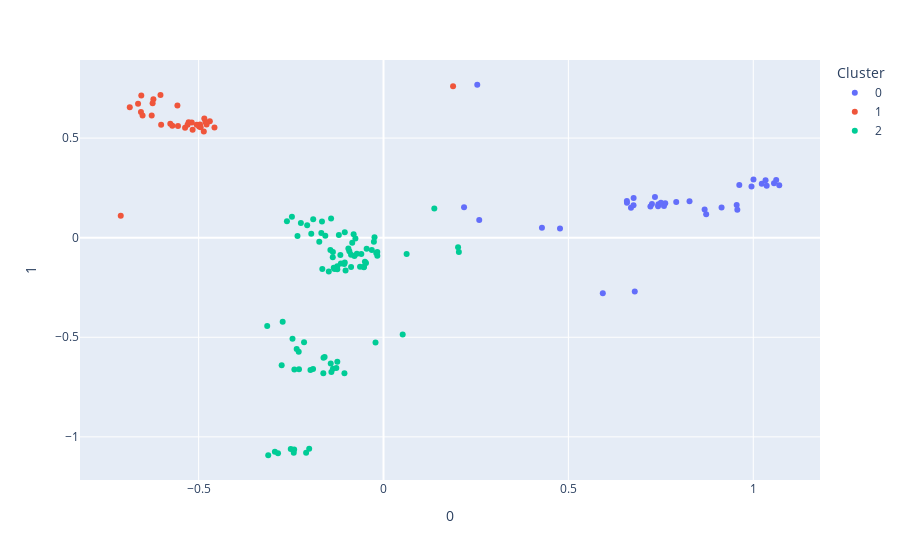

The code cell stored with this chart in its notebook:
### Code cell
kmeans_data = kmeans(dataframe=pokemon_df_scaled, n_cluster=3) # Ja

### Figure 1 — Plotly figure (JSON) as saved in the notebook; plotly's stock layout.template omitted (floating-point values rounded to 4 significant figures)
{"data": [{"customdata": [["bulbasaur"], ["ivysaur"], ["venusaur"], ["kakuna"], ["beedrill"], ["weedle"], ["arbok"], ["ekans"], ["nidoran-m"], ["nidoqueen"], ["nidorina"], ["nidoran-f"], ["vileplume"], ["paras"], ["nidoking"], ["nidorino"], ["zubat"], ["golbat"], ["oddish"], ["gloom"], ["venonat"], ["venomoth"], ["parasect"], ["haunter"], ["grimer"], ["gengar"], ["gastly"], ["muk"], ["bellsprout"], ["weepinbell"], ["victreebel"], ["tentacool"], ["exeggcute"], ["weezing"], ["koffing"], ["tangela"]], "hovertemplate": "Cluster=0<br>0=%{x}<br>1=%{y}<br>Name=%{customdata[0]}<extra></extra>", "legendgroup": "0", "marker": {"color": "#636efa", "symbol": "circle"}, "mode": "markers", "name": "0", "orientation": "v", "showlegend": true, "type": "scatter", "x": [1.056, 1.023, 0.9622, 0.9551, 0.8726, 0.9569, 0.6692, 0.7425, 0.7585, 0.6581, 0.7259, 0.7619, 1.001, 0.4773, 0.6584, 0.7219, 0.6795, 0.5931, 1.062, 1.033, 0.9143, 0.8685, 0.4285, 0.7916, 0.7435, 0.7502, 0.8276, 0.6761, 1.07, 1.036, 0.9952, 0.2535, 0.2178, 0.6764, 0.7341, 0.2589], "xaxis": "x", "y": [0.2736, 0.2705, 0.2651, 0.1645, 0.1178, 0.1402, 0.1498, 0.1584, 0.1586, 0.1837, 0.1691, 0.1723, 0.2924, 0.04631, 0.1749, 0.1565, -0.2708, -0.2786, 0.2901, 0.2885, 0.152, 0.1421, 0.05032, 0.1793, 0.168, 0.1754, 0.1824, 0.1625, 0.2638, 0.2608, 0.2575, 0.7678, 0.1526, 0.199, 0.2042, 0.08837], "yaxis": "y"}, {"customdata": [["dewgong"], ["seel"], ["cloyster"], ["slowbro"], ["seadra"], ["starmie"], ["staryu"], ["seaking"], ["kingler"], ["goldeen"], ["horsea"], ["krabby"], ["poliwhirl"], ["psyduck"], ["golduck"], ["poliwag"], ["shellder"], ["tentacruel"], ["slowpoke"], ["poliwrath"], ["blastoise"], ["wartortle"], ["squirtle"], ["kabutops"], ["vaporeon"], ["lapras"], ["gyarados"], ["magikarp"], ["omanyte"], ["omastar"], ["kabuto"]], "hovertemplate": "Cluster=1<br>0=%{x}<br>1=%{y}<br>Name=%{customdata[0]}<extra></extra>", "legendgroup": "1", "marker": {"color": "#EF553B", "symbol": "circle"}, "mode": "markers", "name": "1", "orientation": "v", "showlegend": true, "type": "scatter", "x": [-0.6269, -0.4964, -0.6638, -0.6223, -0.527, -0.656, -0.4987, -0.5366, -0.5711, -0.4945, -0.4697, -0.5052, -0.5163, -0.4785, -0.5559, -0.486, -0.4846, 0.1881, -0.5574, -0.6014, -0.5766, -0.5185, -0.4817, -0.6862, -0.5299, -0.6517, -0.7106, -0.4571, -0.6032, -0.6551, -0.6244], "xaxis": "x", "y": [0.6129, 0.5685, 0.6722, 0.6948, 0.58, 0.6309, 0.5583, 0.5515, 0.5616, 0.5543, 0.5851, 0.5675, 0.5422, 0.5676, 0.5607, 0.5335, 0.5981, 0.7602, 0.6631, 0.5671, 0.5726, 0.5778, 0.581, 0.6543, 0.567, 0.6129, 0.11, 0.5536, 0.7161, 0.7139, 0.6743], "yaxis": "y"}, {"customdata": [["arcanine"], ["primeape"], ["dugtrio"], ["persian"], ["mankey"], ["kadabra"], ["abra"], ["growlithe"], ["jigglypuff"], ["clefable"], ["clefairy"], ["ninetales"], ["vulpix"], ["pidgey"], ["caterpie"], ["metapod"], ["butterfree"], ["charizard"], ["charmander"], ["pidgeotto"], ["pidgeot"], ["diglett"], ["meowth"], ["wigglytuff"], ["raticate"], ["ponyta"], ["rapidash"], ["graveler"], ["golem"], ["drowzee"], ["onix"], ["magneton"], ["magnemite"], ["doduo"], ["farfetchd"], ["dodrio"], ["machamp"], ["alakazam"], ["machop"], ["machoke"], ["geodude"], ["cubone"], ["electrode"], ["voltorb"], ["hypno"], ["rhydon"], ["rhyhorn"], ["hitmonchan"], ["lickitung"], ["hitmonlee"], ["marowak"], ["exeggutor"], ["kangaskhan"], ["spearow"], ["fearow"], ["rattata"], ["sandslash"], ["pikachu"], ["raichu"], ["sandshrew"], ["charmeleon"], ["tauros"], ["pinsir"], ["magmar"], ["electabuzz"], ["jynx"], ["scyther"], ["mr-mime"], ["chansey"], ["flareon"], ["jolteon"], ["eevee"], ["ditto"], ["porygon"], ["aerodactyl"], ["snorlax"], ["articuno"], ["zapdos"], ["moltres"], ["dratini"], ["dragonair"], ["dragonite"], ["mewtwo"], ["mew"]], "hovertemplate": "Cluster=2<br>0=%{x}<br>1=%{y}<br>Name=%{customdata[0]}<extra></extra>", "legendgroup": "2", "marker": {"color": "#00cc96", "symbol": "circle"}, "mode": "markers", "name": "2", "orientation": "v", "showlegend": true, "type": "scatter", "x": [-0.1655, -0.1167, -0.0878, -0.1976, -0.06001, -0.1207, -0.08079, -0.06347, -0.1056, -0.07865, -0.01671, -0.1325, -0.05311, -0.201, 0.2038, 0.2016, 0.05184, -0.2293, -0.05275, -0.2416, -0.2938, -0.01688, -0.1368, -0.1628, -0.1905, -0.1026, -0.148, -0.1901, -0.2612, -0.1048, -0.2477, -0.09232, -0.03169, -0.2428, -0.2508, -0.3118, -0.1436, -0.1574, -0.04561, -0.095, -0.1418, -0.02434, -0.125, -0.05028, -0.1681, -0.2234, -0.1664, -0.1368, -0.1623, -0.1373, -0.076, 0.1374, -0.2285, -0.2093, -0.2853, -0.1276, -0.08458, -0.04735, -0.1062, -0.02601, -0.0877, -0.2411, 0.06252, -0.1249, -0.1048, -0.2065, -0.02159, -0.1737, -0.141, -0.1346, -0.1153, -0.1427, -0.1249, -0.1593, -0.3145, -0.2754, -0.2727, -0.2149, -0.2348, -0.0197, -0.07204, -0.2461, -0.2327, -0.1954], "xaxis": "x", "y": [-0.1578, -0.08722, -0.08621, -0.6639, -0.08215, 0.01325, 0.01688, -0.1453, -0.6811, -0.09221, -0.09041, -0.1567, -0.148, -1.059, -0.07215, -0.04785, -0.4865, -0.5726, -0.1456, -1.064, -1.075, -0.07132, -0.6584, -0.6806, -0.6591, -0.1653, -0.1694, 0.09239, 0.08293, 0.02714, 0.1047, -0.06766, -0.06193, -1.08, -1.06, -1.092, -0.06122, 0.01021, -0.05552, -0.05416, 0.09683, 0.002374, -0.1433, -0.1205, 0.02327, 0.07396, 0.08155, -0.07245, -0.6024, -0.0978, -0.0035, 0.1464, -0.6603, -1.079, -1.083, -0.6536, -0.02575, -0.1272, -0.132, -0.02043, -0.1467, -0.6621, -0.08182, -0.1589, -0.1247, 0.06221, -0.5265, -0.01997, -0.6739, -0.1507, -0.129, -0.6312, -0.6232, -0.5994, -0.4439, -0.6398, -0.4218, -0.5256, -0.5595, -0.07654, -0.08045, -0.5068, 0.00887, 0.01915], "yaxis": "y"}], "layout": {"legend": {"title": {"text": "Cluster"}, "tracegroupgap": 0}, "margin": {"t": 60}, "xaxis": {"anchor": "y", "domain": [0, 1], "title": {"text": "0"}}, "yaxis": {"anchor": "x", "domain": [0, 1], "title": {"text": "1"}}}}
